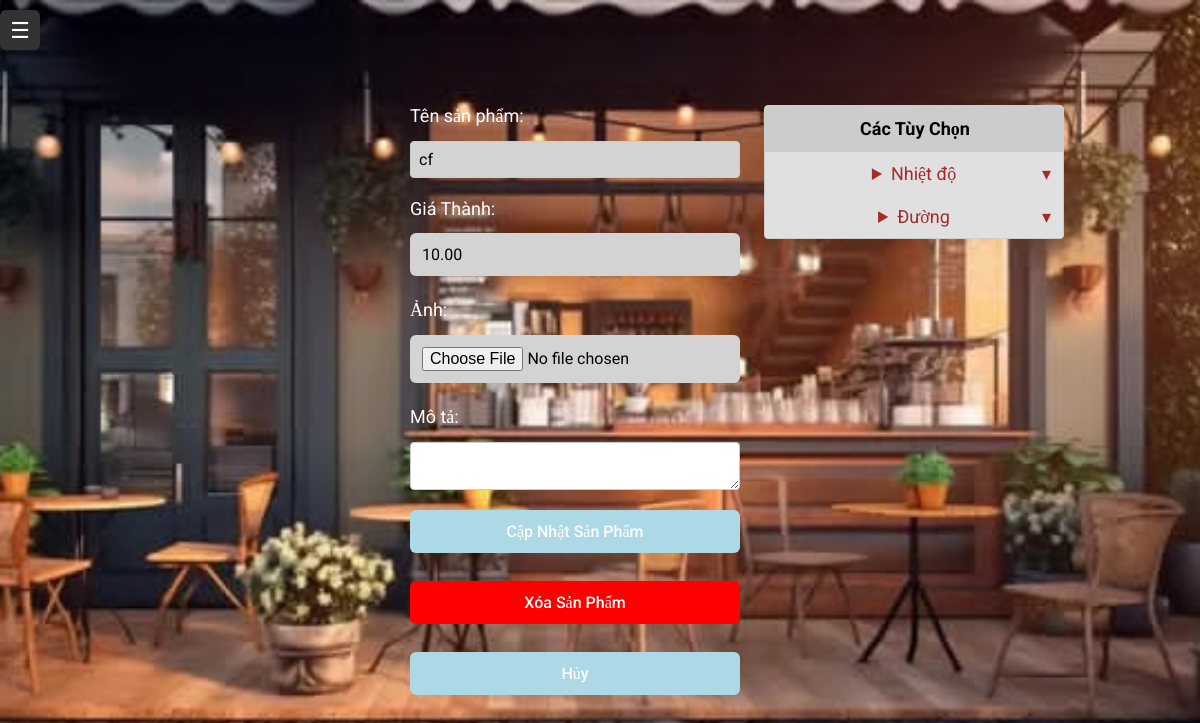
Before: /product_info.php?id=7 (signed in) with the older database file.
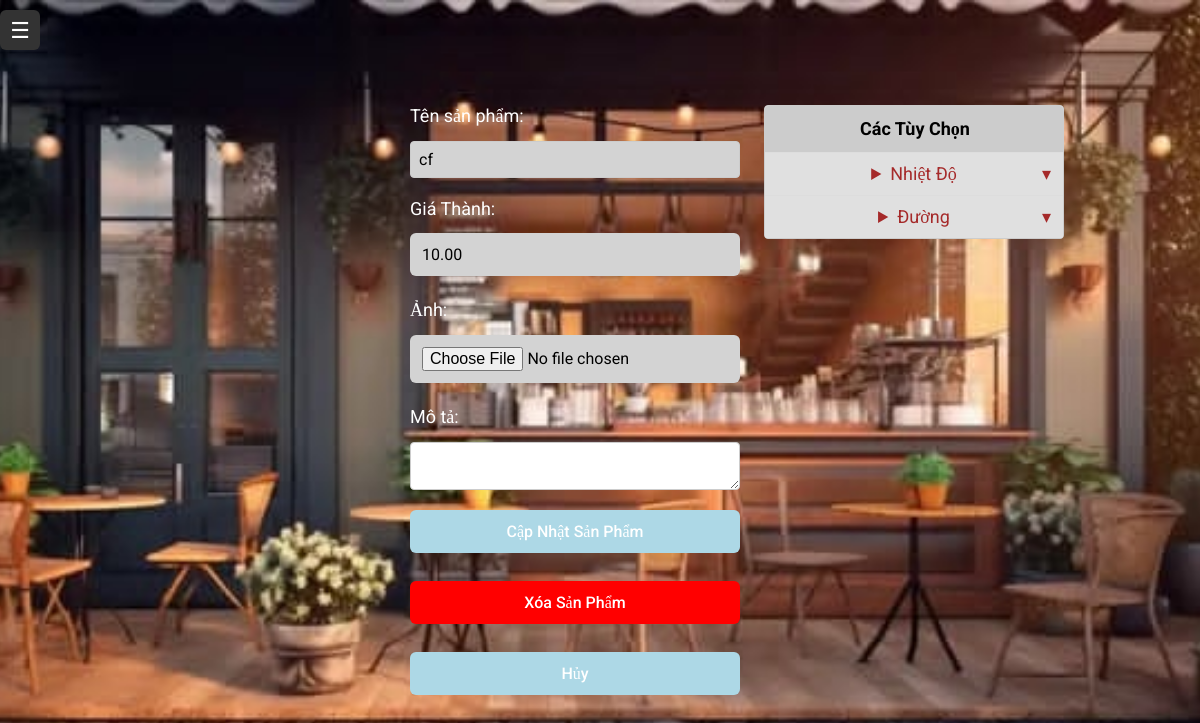
After: the same page with the newer database file.
### tables this page shows
CREATE TABLE `option_categories` (
  `id` int(11) NOT NULL,
  `name` varchar(100) NOT NULL,
  `deleted` tinyint(1) NOT NULL DEFAULT 0
);

### product_info.php (the view, shortened to what this page needs)
<?php
require_once 'config.php';
$product_id = isset($_GET['id']) ? intval($_GET['id']) : null;
$stmt = $connection->prepare("SELECT * FROM products WHERE id = ?");
$stmt->bind_param("i", $product_id);
$stmt->execute();
$result = $stmt->get_result();
$product = $result->fetch_assoc();
$current_category_id = $product['category'];
$optCats = $connection->query("SELECT id,name FROM option_categories ORDER BY name")->fetch_all(MYSQLI_ASSOC);
?>
<!DOCTYPE html>
<html lang="en">
<head>
  <link rel="stylesheet" href="style.css">
</head>
<body>
  <?php include 'sidebar.php'; ?>
  <div class="forms-container" style="display:flex; gap:24px; align-items:flex-start; padding-top:20px;">
    <form id="edit-product-form" method="POST" enctype="multipart/form-data" style="flex:1; display:flex; flex-direction:column; gap:8px;">
      <label>Tên sản phẩm:</label>
      <input type="text" name="product_name" value="<?= htmlspecialchars($product['name']) ?>" required>
      <label>Giá Thành:</label>
      <input type="number" name="product_price" min="0" step="0.01" value="<?= htmlspecialchars($product['price']) ?>" required>
      <label>Ảnh:</label>
      <input type="file" name="product_image" accept="image/*">
      <label>Mô tả:</label>
      <textarea name="product_desc"><?= htmlspecialchars($product['description']) ?></textarea>
      <button type="submit" name="update_product">Cập Nhật Sản Phẩm</button>
      <a href="product_info.php?id=<?= $product_id ?>&confirm_delete=1"><button type="button" style="background:red;color:white;">Xóa Sản Phẩm</button></a>
      <a href="product_management.php?category=<?= $current_category_id ?>"><button type="button">Hủy</button></a>
    </form>
    <div class="options-panel" style="width:300px;">
      <div class="options-header">Các Tùy Chọn</div>
      <?php foreach ($optCats as $cat): ?>
        <details class="opt-category">
          <summary><?= htmlspecialchars($cat['name']) ?></summary>
        </details>
      <?php endforeach; ?>
    </div>
  </div>
</body>
</html>

Changed rows visible on the page:
changed option_categories: name "Nhiệt độ" → "Nhiệt Độ"
